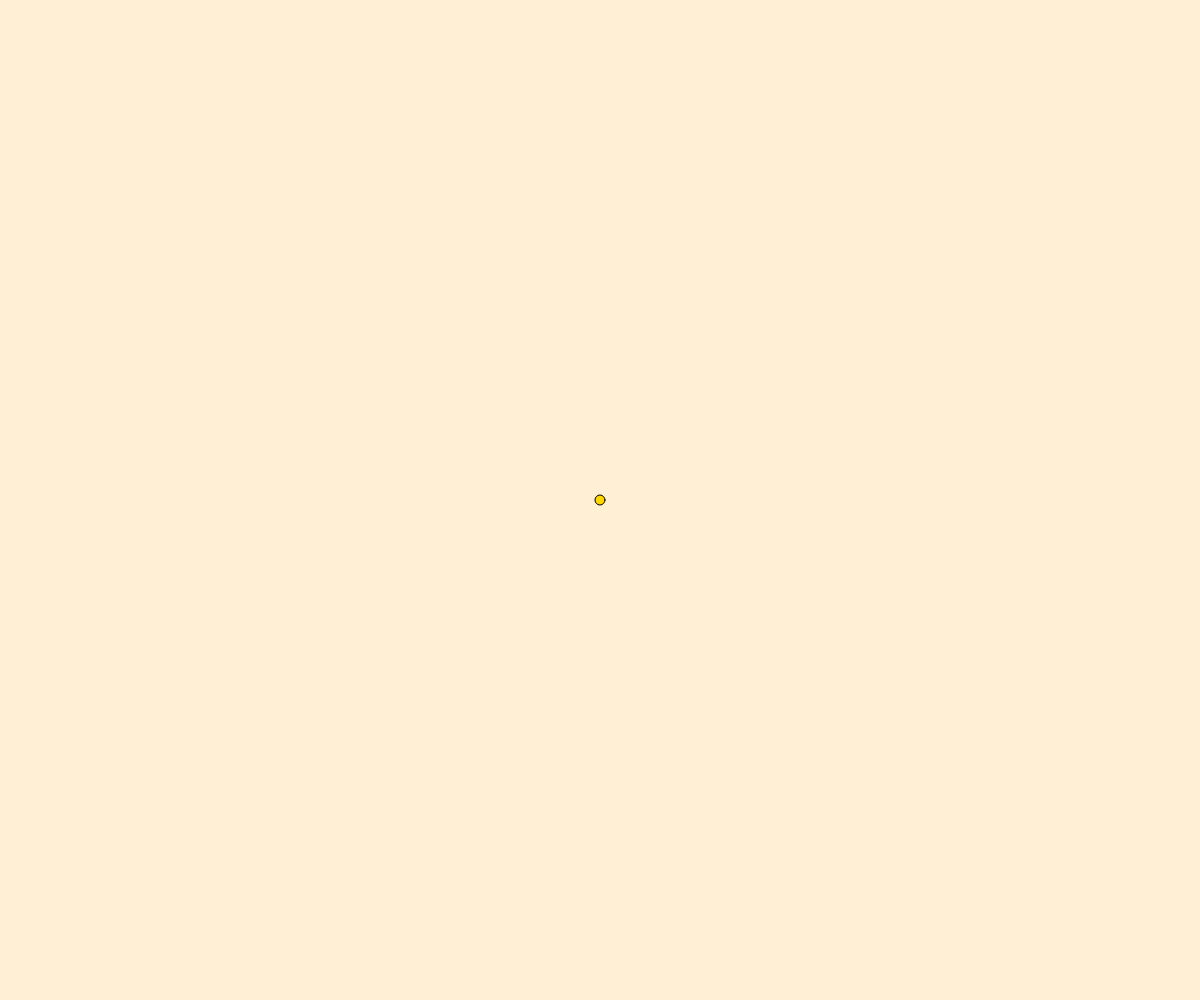
Frame 1 (no input)
Frame 60 (no input): identical to frame 1, image omitted
Frame 120 (the mouse pressed at the canvas centre since frame 60): identical to frame 1, image omitted

The p5.js sketch that drew this single still picture (run headless with seeded random() and noise() and a simulated clock; from frame 60 on, the mouse is pressed at the canvas centre):

// p5.js sketch
// ── sketch.js

//create a variable to store the slider in
let slider;

function setup() {
  //create a variable for canvas so that we can reference it for positioning later
  let canvas = createCanvas(windowWidth, windowHeight);
  //you can specify the position of your element like this. it's best to do most positioning in CSS, but here I'm setting it to the top
  canvas.position(0, 0);
  //you can add a CSS class to something by putting .class after it
  canvas.class("container");
  //set the variable to the createSlider function. createSlider values are: minimum, maximum, starting value.
  slider = createSlider(10, 1000, 0);
  slider.class("slider");
}
function draw() {
  background("PapayaWhip");

  fill("Gold");
  //set the width and height of the ellipse using slider.value
  ellipse(windowWidth/2, windowHeight/2, slider.value(), slider.value());

}
